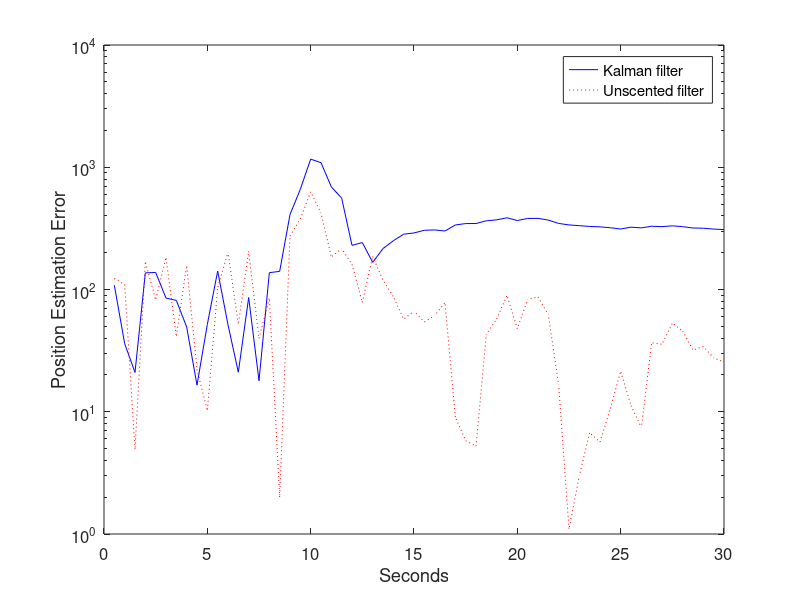
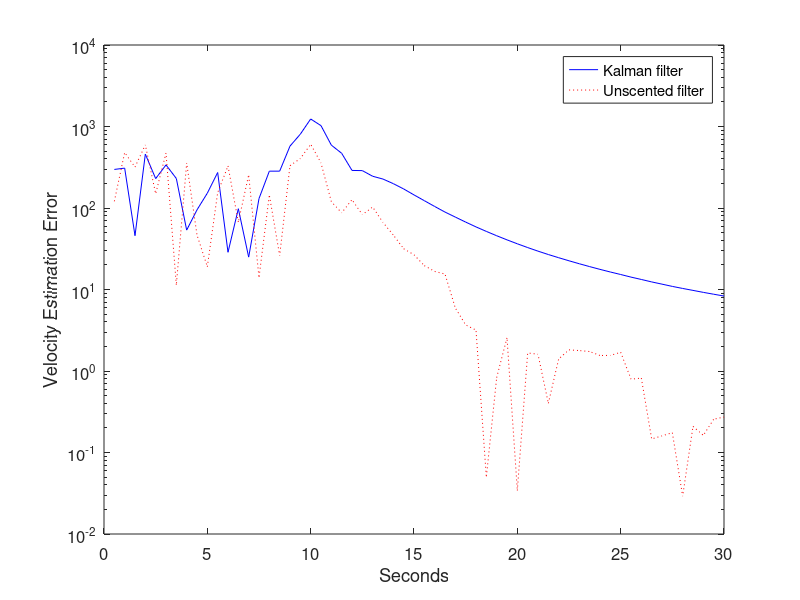
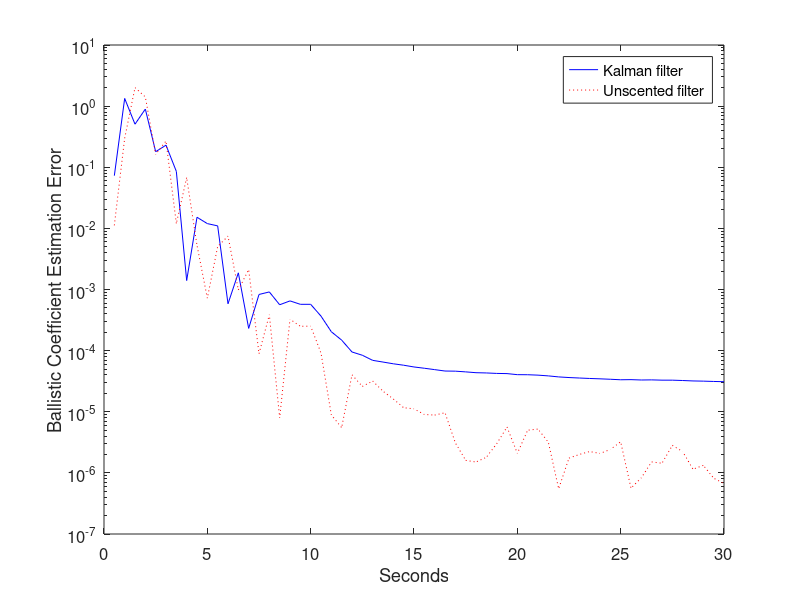
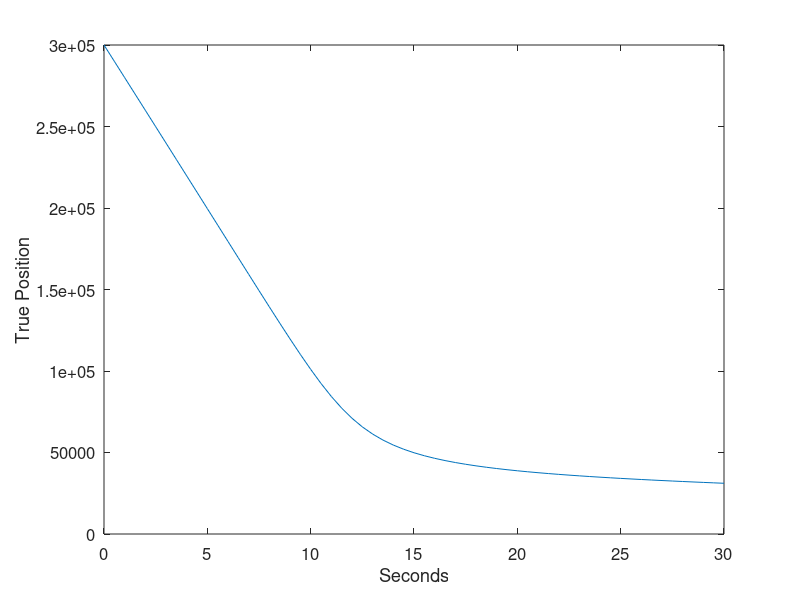

Recreate these plots in MATLAB, in order.
function HybridUKF

% Hybrid extended Kalman filter example.
% Track a body falling through the atmosphere.
% This example is taken from [Jul00], which was based on [Ath68].

rho0 = 2; % lb-sec^2/ft^4
g = 32.2; % ft/sec^2
k = 2e4; % ft
R = 10^4; % measurement noise variance (ft^2)
Q = diag([0 0 0]); % process noise covariance
M = 10^5; % horizontal range of position sensor
a = 10^5; % altitude of position sensor

x = [3e5; -2e4; 1e-3];
xhat = [3e5; -2e4; 1e-3];
xhatukf = xhat;

P = diag([1e6 4e6 10]);
Pukf = P;

T = 0.5; % measurement time step
randn('state',sum(100*clock)); % random number generator seed

tf = 30; % simulation length (seconds)
dt = 0.001; % time step for integration (seconds)
xArray = x;
xhatArray = xhat;
xhatukfArray = xhatukf;
Parray = diag(P);
Pukfarray = diag(Pukf);

W = ones(6,1) / 6; % UKF weights

for t = T : T : tf
   % Simulate the system.
   for tau = dt : dt : T
      xdot(1,1) = x(2);
      xdot(2,1) = rho0 * exp(-x(1)/k) * x(2)^2 / 2 * x(3) - g;
      xdot(3,1) = 0;
      xdot = xdot + sqrt(dt * Q) * [randn; randn; randn];
      x = x + xdot * dt;
   end
   % Simulate the noisy measurement.
   z = sqrt(M^2 + (x(1)-a)^2) + sqrt(R) * randn;
   % Simulate the continuous-time part of the Kalman filter (time update).
   for tau = dt : dt : T
      xhatdot(1,1) = xhat(2);
      xhatdot(2,1) = rho0 * exp(-xhat(1)/k) * xhat(2)^2 / 2 * xhat(3) - g;
      xhatdot(3,1) = 0;
      xhat = xhat + xhatdot * dt;
      F = [0 1 0; -rho0 * exp(-xhat(1)/k) * xhat(2)^2 / 2 / k * xhat(3) ...
            rho0 * exp(-xhat(1)/k) * xhat(2) * xhat(3) ...
            rho0 * exp(-xhat(1)/k) * xhat(2)^2 / 2; ...
            0 0 0];
      H = [(xhat(1) - a) / sqrt(M^2 + (xhat(1)-a)^2) 0 0];
      Pdot = F * P + P * F' + Q * dt - P * H' * inv(R) * H * P;
      P = P + Pdot * dt;
   end
   % Simulate the discrete-time part of the Kalman filter (measurement update).
   H = [(xhat(1) - a) / sqrt(M^2 + (xhat(1)-a)^2) 0 0];
   K = P * H' * inv(H * P * H' + R);
   zhat = sqrt(M^2 + (xhat(1)-a)^2);
   xhat = xhat + K * (z - zhat);
   P = (eye(3) - K * H) * P * (eye(3) - K * H)' + K * R * K';
   % Generate the UKF sigma points.
   [root,p] = chol(3*Pukf);
   
   for i = 1 : 3
       sigma(:,i) = xhatukf + root(i,:)';
       sigma(:,i+3) = xhatukf - root(i,:)';
   end
   for i = 1 : 6
       xbreve(:,i) = sigma(:,i);
   end
   % UKF time update
   for i = 1 : 6
       for tau = dt : dt : T
          xbrevedot(1,1) = xbreve(2,i);
          xbrevedot(2,1) = rho0 * exp(-xbreve(1,i)/k) * xbreve(2,i)^2 / 2 * xbreve(3,i) - g;
          xbrevedot(3,1) = 0;
          xbreve(:,i) = xbreve(:,i) + xbrevedot * dt;
      end
  end
  xhatukf = zeros(3,1);
  for i = 1 : 6
      xhatukf = xhatukf + W(i) * xbreve(:,i);
  end
  Pukf = zeros(3,3);
  for i = 1 : 6
      Pukf = Pukf + W(i) * (xbreve(:,i) - xhatukf) * (xbreve(:,i) - xhatukf)';
  end
  Pukf = Pukf + Q;
  % UKF measurement update
  for i = 1 : 6
      zukf(:,i) = sqrt(M^2 + (xbreve(1,i)-a)^2);
  end
  zhat = 0;
  for i = 1 : 6
      zhat = zhat + W(i) * zukf(:,i);
  end
  Py = 0;
  Pxy = zeros(3,1);
  for i = 1 : 6
      Py = Py + W(i) * (zukf(:,i) - zhat) * (zukf(:,i) - zhat)';
      Pxy = Pxy + W(i) * (xbreve(:,i) - xhat) * (zukf(:,i) - zhat)';
  end
  Py = Py + R;
  Kukf = Pxy * inv(Py);
  xhatukf = xhatukf + Kukf * (z - zhat);
  Pukf = Pukf - Kukf * Py * Kukf';      
   
   % Save data for plotting.
   xArray = [xArray x];
   xhatArray = [xhatArray xhat];
   xhatukfArray = [xhatukfArray xhatukf];
   Parray = [Parray diag(P)];
   Pukfarray = [Pukfarray diag(Pukf)];
end

close all;
t = 0 : T : tf;
figure; 
semilogy(t, abs(xArray(1,:) - xhatArray(1,:)), 'b'); hold;
%plot(t, sqrt(Parray(1,:)), 'b--');
semilogy(t, abs(xArray(1,:) - xhatukfArray(1,:)), 'r:');
%plot(t, sqrt(Pukfarray(1,:)), 'r--');
set(gca,'FontSize',12); set(gcf,'Color','White');
xlabel('Seconds');
ylabel('Position Estimation Error');
legend('Kalman filter', 'Unscented filter');

figure; 
semilogy(t, abs(xArray(2,:) - xhatArray(2,:)), 'b'); hold;
%plot(t, sqrt(Parray(2,:)), 'b--');
semilogy(t, abs(xArray(2,:) - xhatukfArray(2,:)), 'r:');
%plot(t, sqrt(Pukfarray(2,:)), 'r--');
set(gca,'FontSize',12); set(gcf,'Color','White');
xlabel('Seconds');
ylabel('Velocity Estimation Error');
legend('Kalman filter', 'Unscented filter');

figure; 
semilogy(t, abs(xArray(3,:) - xhatArray(3,:)), 'b'); hold;
%plot(t, sqrt(Parray(3,:)), 'b--');
semilogy(t, abs(xArray(3,:) - xhatukfArray(3,:)), 'r:');
%plot(t, sqrt(Pukfarray(3,:)), 'r--');
set(gca,'FontSize',12); set(gcf,'Color','White');
xlabel('Seconds');
ylabel('Ballistic Coefficient Estimation Error');
legend('Kalman filter', 'Unscented filter');

figure;
plot(t, xArray(1,:));
set(gca,'FontSize',12); set(gcf,'Color','White');
xlabel('Seconds');
ylabel('True Position');

figure;
plot(t, xArray(2,:));
title('Falling Body Simulation', 'FontSize', 12);
set(gca,'FontSize',12); set(gcf,'Color','White');
xlabel('Seconds');
ylabel('True Velocity');
